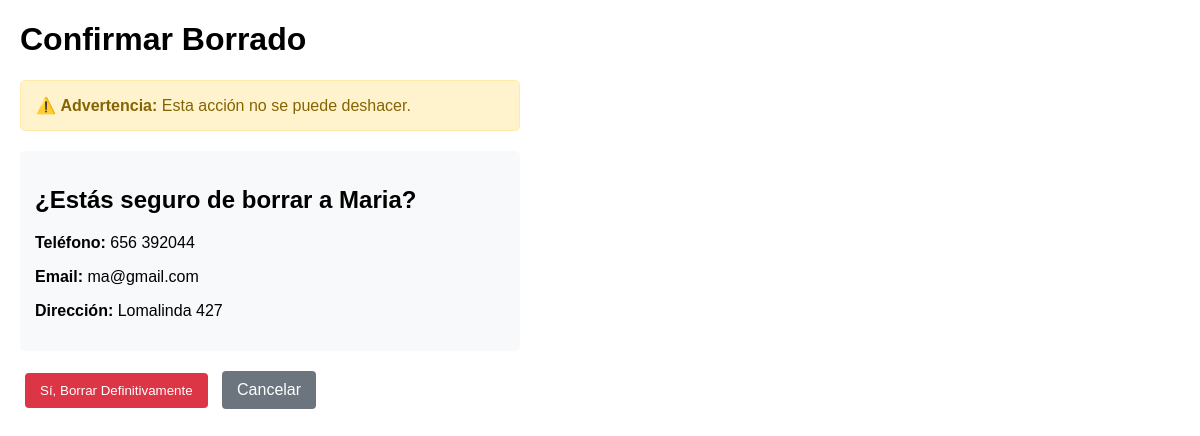
/borrar/6/, run on the app's committed database.
### app_cliente/models.py (models this page shows, shortened)
class Cliente(models.Model):
    id_cliente = models.AutoField(primary_key=True)
    nombre = models.CharField(max_length=50)
    direccion = models.TextField(max_length=200, blank=True, null=True)
    telefono = models.CharField(max_length=10)
    email = models.EmailField(max_length=100, blank=True, null=True)
    imagen = models.ImageField(upload_to='clientes/', blank=True, null=True, verbose_name='Foto del Cliente')

### app_cliente/views.py (the view)
# urls.py: path('borrar/<int:id>/', views.borrar_cliente, name='borrar_cliente'),
def borrar_cliente(request, id):
    cliente = get_object_or_404(Cliente, id_cliente=id)
    if request.method == 'POST':
        cliente.delete()
        return redirect('inicio')
    return render(request, 'app_cliente/borrar_cliente.html', {'cliente': cliente})

### app_cliente/templates/app_cliente/borrar_cliente.html (shortened to what this page needs)
<!DOCTYPE html>
<html lang="es">
<head>
</head>
<body>
    <div class="container">
        <h1>Confirmar Borrado</h1>
        <div class="advertencia">
            ⚠️ <strong>Advertencia:</strong> Esta acción no se puede deshacer.
        </div>
        <div class="info-cliente">
            <h2>¿Estás seguro de borrar a {{ cliente.nombre }}?</h2>
            <p><strong>Teléfono:</strong> {{ cliente.telefono }}</p>
            {% if cliente.email %}
            <p><strong>Email:</strong> {{ cliente.email }}</p>
            {% endif %}
            {% if cliente.direccion %}
            <p><strong>Dirección:</strong> {{ cliente.direccion }}</p>
            {% endif %}
        </div>
        <form method="post">
            <button type="submit" class="btn confirmar">Sí, Borrar Definitivamente</button>
            <a href="/" class="btn cancelar">Cancelar</a>
        </form>
    </div>
</body>
</html>

### app_cliente/templates/app_cliente/borrar_cliente.html (style rules this page uses)
body { font-family: Arial, sans-serif; margin: 20px; }
.container { max-width: 500px; }
.advertencia { background-color: #fff3cd; border: 1px solid #ffeaa7; color: #856404; padding: 15px; border-radius: 5px; margin: 20px 0; }
.btn { padding: 10px 15px; text-decoration: none; color: white; margin: 5px; border: none; border-radius: 4px; cursor: pointer; display: inline-block; }
.confirmar { background-color: #DC3545; }
.cancelar { background-color: #6c757d; }
.info-cliente { background-color: #f8f9fa; padding: 15px; border-radius: 5px; margin: 15px 0; }

### data on the page
Cliente: nombre "Maria", telefono "656 392044", email "ma@gmail.com", direccion "Lomalinda 427"
